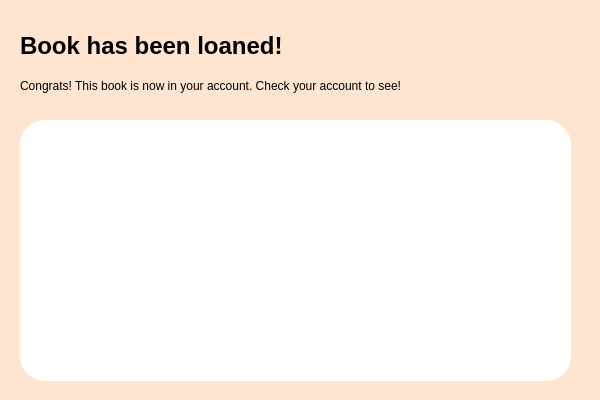
<?xml version="1.0" encoding="UTF-8"?>
<ui version="4.0">
 <class>LoanedBookNotification</class>
 <widget class="QDialog" name="LoanedBookNotification">
  <property name="geometry">
   <rect>
    <x>0</x>
    <y>0</y>
    <width>600</width>
    <height>400</height>
   </rect>
  </property>
  <property name="windowTitle">
   <string>Dialog</string>
  </property>
  <property name="styleSheet">
   <string notr="true">QDialog{
	background: #FFE5D0;
	font-family: Montserrat;
}

QLineEdit {
	border: 1px solid;
	border-radius: 15px;
	border-color: #e5e5e5;
	background-color: palette(base);
	padding: 0px 5px;
	font-size: 13px;
}

QPushButton {
	border-radius: 15px; 
	font-size: 13px;
	height: 31px; 
}</string>
  </property>
  <widget class="QLabel" name="pageTitle">
   <property name="geometry">
    <rect>
     <x>20</x>
     <y>20</y>
     <width>441</width>
     <height>51</height>
    </rect>
   </property>
   <property name="styleSheet">
    <string notr="true">QLabel{
	font-size: 24px;
	font-weight: bold;
}</string>
   </property>
   <property name="text">
    <string>Book has been loaned!</string>
   </property>
  </widget>
  <widget class="QLabel" name="pageDesc">
   <property name="geometry">
    <rect>
     <x>20</x>
     <y>60</y>
     <width>511</width>
     <height>51</height>
    </rect>
   </property>
   <property name="text">
    <string>Congrats! This book is now in your account. Check your account to see!</string>
   </property>
  </widget>
  <widget class="QListWidget" name="listWidget">
   <property name="geometry">
    <rect>
     <x>20</x>
     <y>120</y>
     <width>551</width>
     <height>261</height>
    </rect>
   </property>
   <property name="styleSheet">
    <string notr="true">QListWidget{
	border-radius: 25px;
	background: rgb(255, 255, 255);
}</string>
   </property>
  </widget>
 </widget>
 <resources/>
 <connections/>
</ui>
